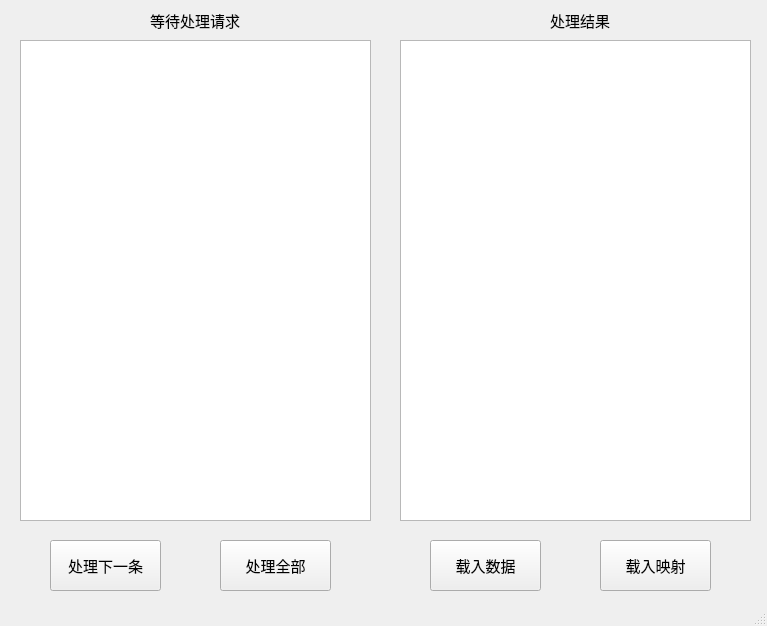
<?xml version="1.0" encoding="UTF-8"?>
<ui version="4.0">
 <class>MainWindow</class>
 <widget class="QMainWindow" name="MainWindow">
  <property name="geometry">
   <rect>
    <x>0</x>
    <y>0</y>
    <width>767</width>
    <height>626</height>
   </rect>
  </property>
  <property name="windowTitle">
   <string>存储管理</string>
  </property>
  <widget class="QWidget" name="centralWidget">
   <widget class="QPushButton" name="HandleNextBtn">
    <property name="geometry">
     <rect>
      <x>50</x>
      <y>540</y>
      <width>111</width>
      <height>51</height>
     </rect>
    </property>
    <property name="font">
     <font>
      <pointsize>11</pointsize>
     </font>
    </property>
    <property name="text">
     <string>处理下一条</string>
    </property>
   </widget>
   <widget class="QTableView" name="TraceTableView">
    <property name="geometry">
     <rect>
      <x>20</x>
      <y>40</y>
      <width>351</width>
      <height>481</height>
     </rect>
    </property>
   </widget>
   <widget class="QTableView" name="ResultTableView">
    <property name="geometry">
     <rect>
      <x>400</x>
      <y>40</y>
      <width>351</width>
      <height>481</height>
     </rect>
    </property>
   </widget>
   <widget class="QLabel" name="TraceDisplayLabel">
    <property name="geometry">
     <rect>
      <x>150</x>
      <y>10</y>
      <width>91</width>
      <height>20</height>
     </rect>
    </property>
    <property name="font">
     <font>
      <pointsize>11</pointsize>
     </font>
    </property>
    <property name="text">
     <string>等待处理请求</string>
    </property>
   </widget>
   <widget class="QLabel" name="ResultDisplayLabel">
    <property name="geometry">
     <rect>
      <x>550</x>
      <y>10</y>
      <width>61</width>
      <height>20</height>
     </rect>
    </property>
    <property name="font">
     <font>
      <pointsize>11</pointsize>
     </font>
    </property>
    <property name="text">
     <string>处理结果</string>
    </property>
   </widget>
   <widget class="QPushButton" name="HandleAllBtn">
    <property name="geometry">
     <rect>
      <x>220</x>
      <y>540</y>
      <width>111</width>
      <height>51</height>
     </rect>
    </property>
    <property name="font">
     <font>
      <pointsize>11</pointsize>
     </font>
    </property>
    <property name="text">
     <string>处理全部</string>
    </property>
   </widget>
   <widget class="QPushButton" name="LoadTraceBtn">
    <property name="geometry">
     <rect>
      <x>430</x>
      <y>540</y>
      <width>111</width>
      <height>51</height>
     </rect>
    </property>
    <property name="font">
     <font>
      <pointsize>11</pointsize>
     </font>
    </property>
    <property name="text">
     <string>载入数据</string>
    </property>
   </widget>
   <widget class="QPushButton" name="LoadMappingBtn">
    <property name="geometry">
     <rect>
      <x>600</x>
      <y>540</y>
      <width>111</width>
      <height>51</height>
     </rect>
    </property>
    <property name="font">
     <font>
      <pointsize>11</pointsize>
     </font>
    </property>
    <property name="text">
     <string>载入映射</string>
    </property>
   </widget>
  </widget>
  <widget class="QMenuBar" name="menuBar">
   <property name="geometry">
    <rect>
     <x>0</x>
     <y>0</y>
     <width>767</width>
     <height>17</height>
    </rect>
   </property>
  </widget>
  <widget class="QStatusBar" name="statusBar"/>
 </widget>
 <layoutdefault spacing="6" margin="11"/>
 <resources/>
 <connections/>
</ui>
